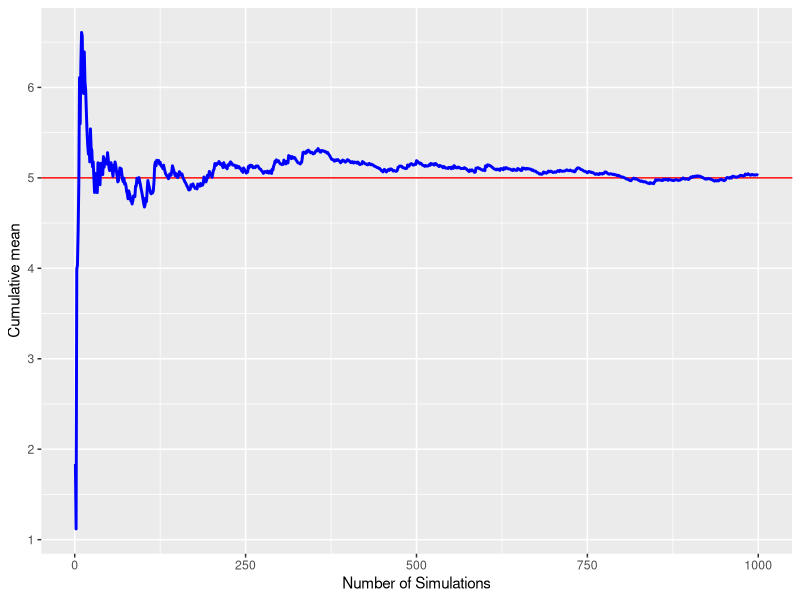
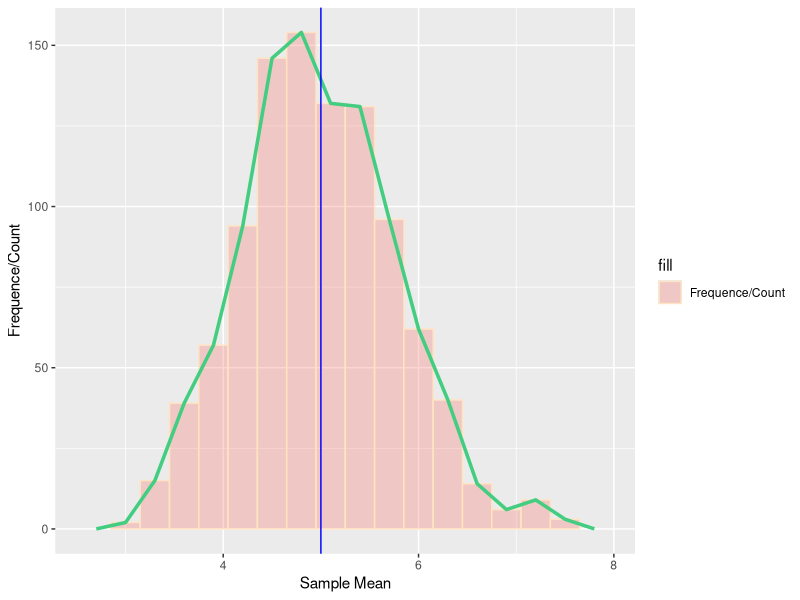
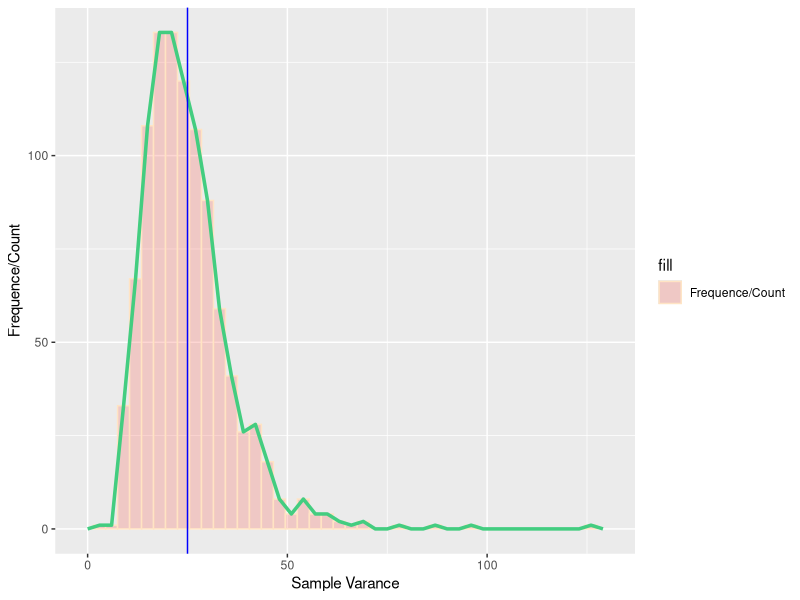
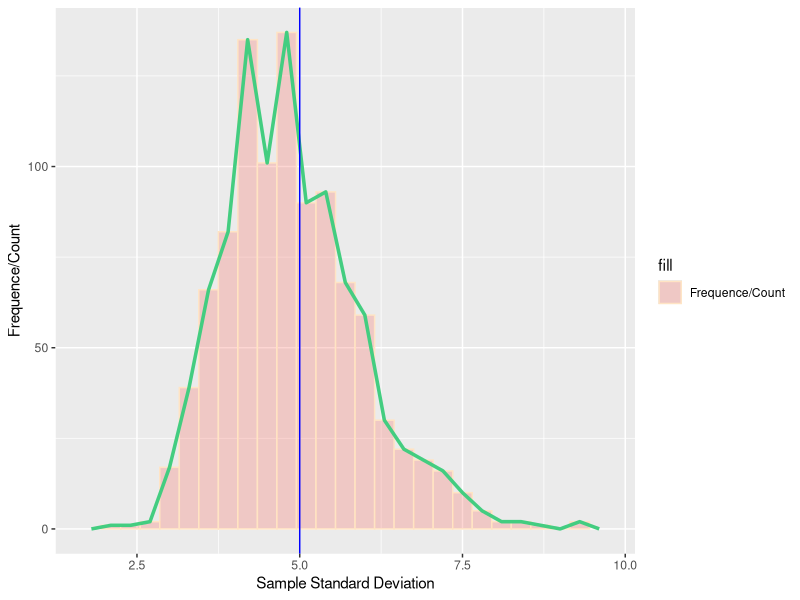
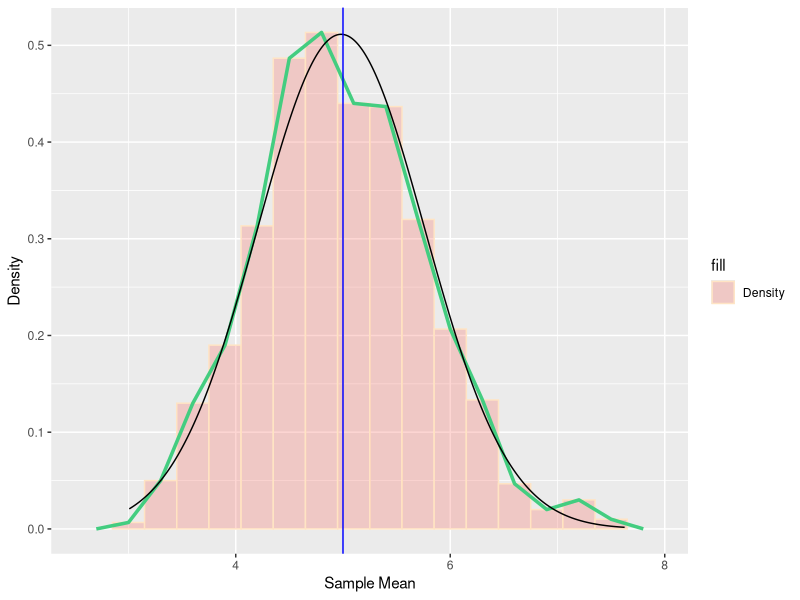
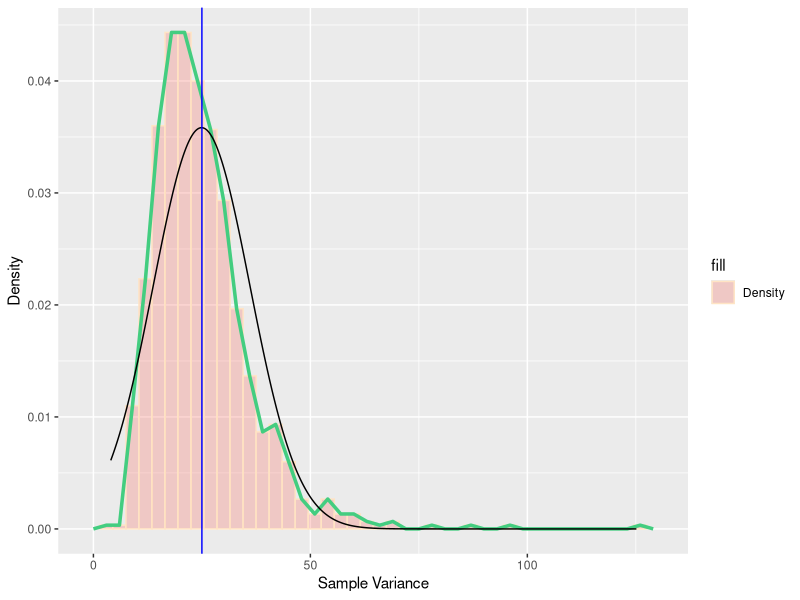
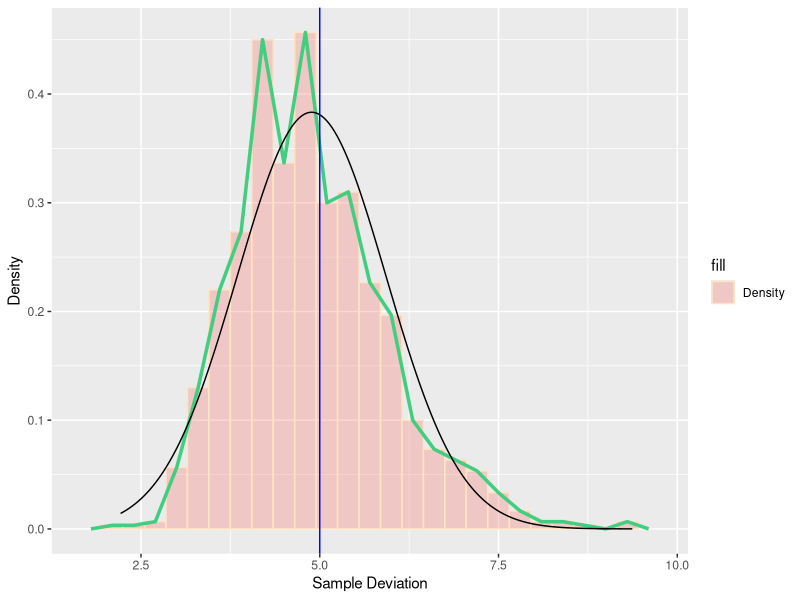
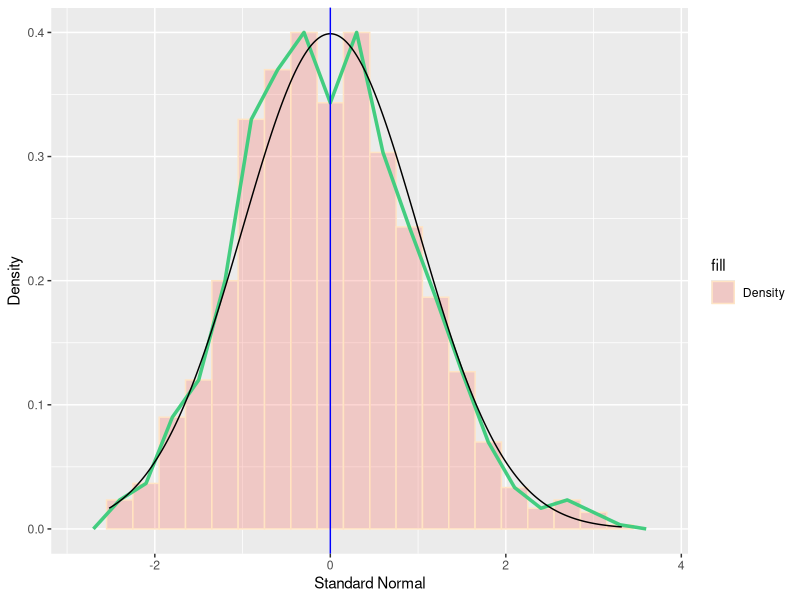

The R source for these figures, in order:
## ---- chunk 1
plotCount = function(distribution_df, binwidth, xlabel, reference) {
  g = ggplot(distribution_df, aes(x = x, fill = "Frequence/Count")) 
  g = g + geom_histogram(colour = "bisque1", alpha = 0.3, binwidth = binwidth) 
  g = g + geom_freqpoly(colour = "seagreen3", binwidth = binwidth, size=1.2)
  g = g + geom_vline(xintercept=reference, colour="blue")
  g = g + labs(x = xlabel, y = "Frequence/Count")
  g
}

plotDensity = function(distribution_df, binwidth, xlabel, reference, standard = FALSE) {
  argslist = if (!standard) list(mean=mean(distribution_df$x), sd=sd(distribution_df$x)) else list(mean=0, sd=1)
  
  g = ggplot(distribution_df, aes(x = x, fill = "Density")) 
  g = g + geom_histogram(colour = "bisque1", alpha = 0.3, binwidth = binwidth, aes(y = ..density..)) 
  g = g + geom_freqpoly(colour = "seagreen3", binwidth = binwidth, aes(y = ..density..), size=1.2)
  g = g + stat_function(fun=dnorm, args=argslist, n=sim_n)
  g = g + geom_vline(xintercept=reference, colour="blue")
  g = g + labs(x = xlabel, y = "Density")
  g
}

## ---- chunk 2
# simulation parameters
# number of observations
n = 40
# number of simulations
sim_n = 1000
# rate
lambda = 0.2

# Theoretical mean
mu = lambda^(-1)

# Theoretical variance
sigma_sq = lambda^(-2)

# Theoretical standard deviation
sigma = lambda^(-1)

# Standard Error
se = lambda^(-1)/sqrt(n)

# set the seed so our random generation is reproducible
set.seed(40)

mean_distribution = NULL
var_distribution = NULL
sd_distribution = NULL
clt_distribution = NULL
## ---- chunk 3
library(ggplot2)
means <- cumsum(rexp(sim_n, lambda))/(1:sim_n)
g = ggplot(data.frame(x=1:sim_n, y=means), aes(x=x, y=y))
g = g + geom_hline(yintercept=mu, colour="red") + geom_line(size=1, colour="blue")
g = g + labs(x = "Number of Simulations", y = "Cumulative mean")
g
## ---- chunk 4
for(i in 1: sim_n) {
  mean_distribution = c(mean_distribution, mean(rexp(n, lambda)))
}

mean_df = data.frame(x = mean_distribution)

for(i in 1: sim_n) {
  var_distribution = c(var_distribution, var(rexp(n, lambda)))
}

var_df = data.frame(x = var_distribution)

for(i in 1: sim_n) {
  sd_distribution = c(sd_distribution, sd(rexp(n, lambda)))
}

sd_df = data.frame(x = sd_distribution)


## ---- chunk 5
binwidth = 0.3

plotCount(mean_df, binwidth, xlabel="Sample Mean", mu)
## ---- chunk 6
vbinwidth = 3

plotCount(var_df, vbinwidth, xlabel = "Sample Varance", sigma_sq)
## ---- chunk 7
plotCount(sd_df, binwidth, xlabel = "Sample Standard Deviation", sigma)
## ---- chunk 8
plotDensity(mean_df, binwidth, xlabel = "Sample Mean", mu)
## ---- chunk 9
plotDensity(var_df, vbinwidth, xlabel = "Sample Variance", sigma_sq)
## ---- chunk 10
plotDensity(sd_df, binwidth, xlabel = "Sample Deviation", sigma)
## ---- chunk 11
for(i in 1: sim_n) {
  clt_distribution = c(clt_distribution, (mean_distribution[i] - mu)/se)
}
clt_df = data.frame(x = clt_distribution)
## ---- chunk 12
plotDensity(clt_df, binwidth, xlabel = "Standard Normal", 0, TRUE)
